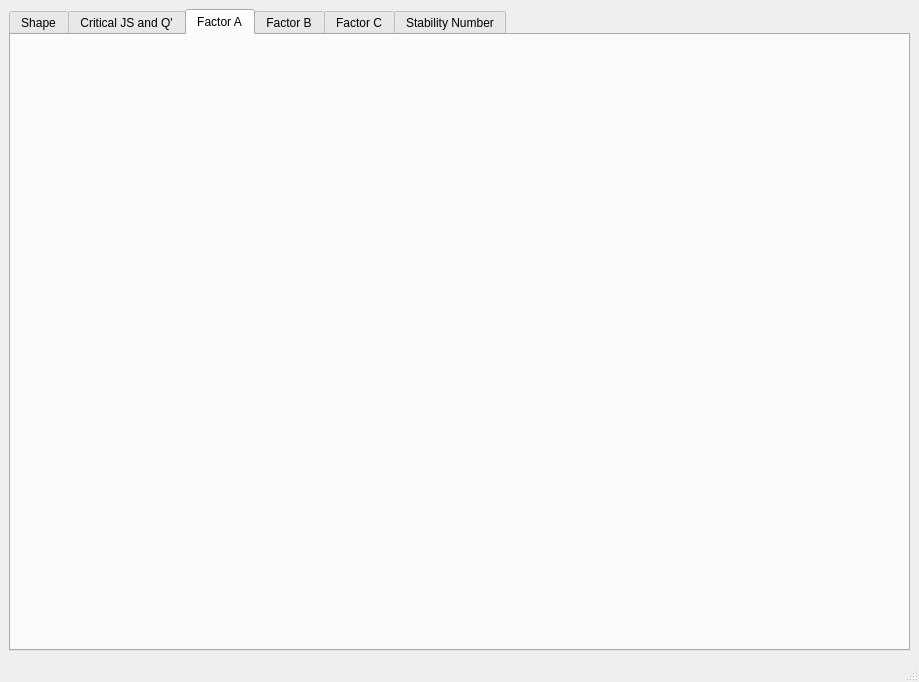
<?xml version="1.0" encoding="UTF-8"?>
<ui version="4.0">
 <class>window</class>
 <widget class="QMainWindow" name="window">
  <property name="geometry">
   <rect>
    <x>0</x>
    <y>0</y>
    <width>919</width>
    <height>682</height>
   </rect>
  </property>
  <property name="windowTitle">
   <string>MainWindow</string>
  </property>
  <widget class="QWidget" name="centralwidget">
   <layout class="QVBoxLayout" name="verticalLayout_3">
    <item>
     <layout class="QVBoxLayout" name="verticalLayout">
      <item>
       <widget class="QTabWidget" name="tabWidget">
        <property name="toolTip">
         <string>&lt;html&gt;&lt;head/&gt;&lt;body&gt;&lt;p&gt;&lt;br/&gt;&lt;/p&gt;&lt;/body&gt;&lt;/html&gt;</string>
        </property>
        <property name="currentIndex">
         <number>2</number>
        </property>
        <widget class="QWidget" name="Shape">
         <attribute name="title">
          <string>Shape</string>
         </attribute>
         <widget class="QWidget" name="layoutWidget">
          <property name="geometry">
           <rect>
            <x>10</x>
            <y>11</y>
            <width>149</width>
            <height>341</height>
           </rect>
          </property>
          <layout class="QHBoxLayout" name="horizontalLayout">
           <item>
            <layout class="QVBoxLayout" name="verticalLayout_2">
             <item>
              <widget class="QLabel" name="label">
               <property name="text">
                <string>Top</string>
               </property>
              </widget>
             </item>
             <item>
              <widget class="QLineEdit" name="t1"/>
             </item>
             <item>
              <widget class="QLineEdit" name="t2"/>
             </item>
             <item>
              <widget class="QLineEdit" name="t3"/>
             </item>
             <item>
              <widget class="QLineEdit" name="t4"/>
             </item>
             <item>
              <widget class="QLabel" name="label_2">
               <property name="text">
                <string>Bottom</string>
               </property>
              </widget>
             </item>
             <item>
              <widget class="QLineEdit" name="b1"/>
             </item>
             <item>
              <widget class="QLineEdit" name="b2"/>
             </item>
             <item>
              <widget class="QLineEdit" name="b3"/>
             </item>
             <item>
              <widget class="QLineEdit" name="b4"/>
             </item>
             <item>
              <widget class="QPushButton" name="submit">
               <property name="text">
                <string>Submit</string>
               </property>
              </widget>
             </item>
            </layout>
           </item>
           <item>
            <widget class="QWidget" name="widget" native="true"/>
           </item>
          </layout>
         </widget>
        </widget>
        <widget class="QWidget" name="criticalJS">
         <attribute name="title">
          <string>Critical JS and Q'</string>
         </attribute>
         <widget class="QGroupBox" name="groupBox_3">
          <property name="geometry">
           <rect>
            <x>10</x>
            <y>10</y>
            <width>531</width>
            <height>251</height>
           </rect>
          </property>
          <property name="title">
           <string>Q' Rating</string>
          </property>
          <widget class="QGroupBox" name="groupBox">
           <property name="geometry">
            <rect>
             <x>20</x>
             <y>30</y>
             <width>201</width>
             <height>221</height>
            </rect>
           </property>
           <property name="title">
            <string>Rock Face Q'</string>
           </property>
           <widget class="QWidget" name="formLayoutWidget">
            <property name="geometry">
             <rect>
              <x>10</x>
              <y>20</y>
              <width>121</width>
              <height>167</height>
             </rect>
            </property>
            <layout class="QFormLayout" name="formLayout">
             <item row="0" column="0">
              <widget class="QLabel" name="label_3">
               <property name="text">
                <string>Back =</string>
               </property>
              </widget>
             </item>
             <item row="0" column="1">
              <widget class="QLineEdit" name="lineEdit"/>
             </item>
             <item row="1" column="0">
              <widget class="QLabel" name="label_4">
               <property name="text">
                <string>S wall =</string>
               </property>
              </widget>
             </item>
             <item row="1" column="1">
              <widget class="QLineEdit" name="lineEdit_2"/>
             </item>
             <item row="2" column="1">
              <widget class="QLineEdit" name="lineEdit_3"/>
             </item>
             <item row="3" column="1">
              <widget class="QLineEdit" name="lineEdit_4"/>
             </item>
             <item row="2" column="0">
              <widget class="QLabel" name="label_5">
               <property name="text">
                <string>E wall =</string>
               </property>
              </widget>
             </item>
             <item row="3" column="0">
              <widget class="QLabel" name="label_6">
               <property name="text">
                <string>N wall =</string>
               </property>
              </widget>
             </item>
             <item row="4" column="1">
              <widget class="QLineEdit" name="lineEdit_5"/>
             </item>
             <item row="4" column="0">
              <widget class="QLabel" name="label_7">
               <property name="text">
                <string>N wall =</string>
               </property>
              </widget>
             </item>
            </layout>
           </widget>
          </widget>
          <widget class="QGroupBox" name="groupBox_2">
           <property name="geometry">
            <rect>
             <x>230</x>
             <y>10</y>
             <width>301</width>
             <height>241</height>
            </rect>
           </property>
           <property name="title">
            <string>Project Q' Range</string>
           </property>
           <widget class="QWidget" name="verticalLayoutWidget">
            <property name="geometry">
             <rect>
              <x>140</x>
              <y>140</y>
              <width>121</width>
              <height>95</height>
             </rect>
            </property>
            <layout class="QVBoxLayout" name="verticalLayout_4">
             <item>
              <widget class="QPushButton" name="pushButton_4">
               <property name="text">
                <string>Minimum</string>
               </property>
              </widget>
             </item>
             <item>
              <widget class="QPushButton" name="pushButton_3">
               <property name="text">
                <string>Most Likely</string>
               </property>
              </widget>
             </item>
             <item>
              <widget class="QPushButton" name="pushButton_2">
               <property name="text">
                <string>Maximum</string>
               </property>
              </widget>
             </item>
            </layout>
           </widget>
           <widget class="QWidget" name="horizontalLayoutWidget">
            <property name="geometry">
             <rect>
              <x>0</x>
              <y>30</y>
              <width>251</width>
              <height>101</height>
             </rect>
            </property>
            <layout class="QHBoxLayout" name="horizontalLayout_2">
             <item>
              <layout class="QFormLayout" name="formLayout_2">
               <property name="fieldGrowthPolicy">
                <enum>QFormLayout::AllNonFixedFieldsGrow</enum>
               </property>
               <item row="0" column="0">
                <widget class="QLabel" name="label_8">
                 <property name="text">
                  <string>Minimum:</string>
                 </property>
                </widget>
               </item>
               <item row="0" column="1">
                <widget class="QLineEdit" name="lineEdit_6"/>
               </item>
               <item row="1" column="0">
                <widget class="QLabel" name="label_9">
                 <property name="text">
                  <string>Most Likely:</string>
                 </property>
                </widget>
               </item>
               <item row="1" column="1">
                <widget class="QLineEdit" name="lineEdit_7"/>
               </item>
               <item row="2" column="0">
                <widget class="QLabel" name="label_10">
                 <property name="text">
                  <string>Maximum:</string>
                 </property>
                </widget>
               </item>
               <item row="2" column="1">
                <widget class="QLineEdit" name="lineEdit_8"/>
               </item>
              </layout>
             </item>
             <item>
              <widget class="QPushButton" name="pushButton">
               <property name="text">
                <string>Assist</string>
               </property>
              </widget>
             </item>
            </layout>
           </widget>
           <widget class="QLabel" name="label_11">
            <property name="geometry">
             <rect>
              <x>20</x>
              <y>150</y>
              <width>101</width>
              <height>21</height>
             </rect>
            </property>
            <property name="text">
             <string>Set as Default:</string>
            </property>
           </widget>
          </widget>
         </widget>
         <widget class="QGroupBox" name="groupBox_4">
          <property name="geometry">
           <rect>
            <x>10</x>
            <y>270</y>
            <width>531</width>
            <height>271</height>
           </rect>
          </property>
          <property name="title">
           <string>Critical Joint Set</string>
          </property>
          <widget class="QLineEdit" name="lineEdit_20">
           <property name="geometry">
            <rect>
             <x>250</x>
             <y>293</y>
             <width>63</width>
             <height>27</height>
            </rect>
           </property>
           <property name="text">
            <string/>
           </property>
          </widget>
          <widget class="QWidget" name="">
           <property name="geometry">
            <rect>
             <x>20</x>
             <y>40</y>
             <width>498</width>
             <height>217</height>
            </rect>
           </property>
           <layout class="QGridLayout" name="gridLayout">
            <item row="2" column="0">
             <widget class="QLabel" name="label_15">
              <property name="text">
               <string>S wall =</string>
              </property>
             </widget>
            </item>
            <item row="0" column="1">
             <widget class="QLabel" name="label_13">
              <property name="text">
               <string>Dip</string>
              </property>
             </widget>
            </item>
            <item row="3" column="1">
             <widget class="QLineEdit" name="lineEdit_15">
              <property name="text">
               <string/>
              </property>
             </widget>
            </item>
            <item row="1" column="0">
             <widget class="QLabel" name="label_12">
              <property name="text">
               <string>Back=</string>
              </property>
             </widget>
            </item>
            <item row="2" column="1">
             <widget class="QLineEdit" name="lineEdit_13">
              <property name="text">
               <string/>
              </property>
             </widget>
            </item>
            <item row="1" column="3">
             <widget class="QPushButton" name="pushButton_5">
              <property name="text">
               <string>Assist</string>
              </property>
             </widget>
            </item>
            <item row="5" column="3">
             <widget class="QPushButton" name="pushButton_9">
              <property name="text">
               <string>Assist</string>
              </property>
             </widget>
            </item>
            <item row="2" column="6">
             <widget class="QCheckBox" name="checkBox_10">
              <property name="text">
               <string/>
              </property>
             </widget>
            </item>
            <item row="1" column="1">
             <widget class="QLineEdit" name="lineEdit_9">
              <property name="text">
               <string/>
              </property>
             </widget>
            </item>
            <item row="2" column="3">
             <widget class="QPushButton" name="pushButton_6">
              <property name="text">
               <string>Assist</string>
              </property>
             </widget>
            </item>
            <item row="2" column="2">
             <widget class="QLineEdit" name="lineEdit_14">
              <property name="text">
               <string/>
              </property>
             </widget>
            </item>
            <item row="1" column="4">
             <widget class="QCheckBox" name="checkBox">
              <property name="text">
               <string/>
              </property>
             </widget>
            </item>
            <item row="4" column="0">
             <widget class="QLabel" name="label_21">
              <property name="text">
               <string>N wall =</string>
              </property>
             </widget>
            </item>
            <item row="1" column="2">
             <widget class="QLineEdit" name="lineEdit_10">
              <property name="text">
               <string/>
              </property>
             </widget>
            </item>
            <item row="1" column="6">
             <widget class="QCheckBox" name="checkBox_9">
              <property name="text">
               <string/>
              </property>
             </widget>
            </item>
            <item row="5" column="0">
             <widget class="QLabel" name="label_22">
              <property name="text">
               <string>W wall =</string>
              </property>
             </widget>
            </item>
            <item row="0" column="4">
             <widget class="QLabel" name="label_24">
              <property name="text">
               <string>Worst Case</string>
              </property>
             </widget>
            </item>
            <item row="3" column="0">
             <widget class="QLabel" name="label_20">
              <property name="text">
               <string>E wall</string>
              </property>
             </widget>
            </item>
            <item row="2" column="4">
             <widget class="QCheckBox" name="checkBox_2">
              <property name="text">
               <string/>
              </property>
             </widget>
            </item>
            <item row="4" column="3">
             <widget class="QPushButton" name="pushButton_8">
              <property name="text">
               <string>Assist</string>
              </property>
             </widget>
            </item>
            <item row="5" column="1">
             <widget class="QLineEdit" name="lineEdit_17">
              <property name="text">
               <string/>
              </property>
             </widget>
            </item>
            <item row="4" column="2">
             <widget class="QLineEdit" name="lineEdit_19">
              <property name="text">
               <string/>
              </property>
             </widget>
            </item>
            <item row="3" column="2">
             <widget class="QLineEdit" name="lineEdit_18">
              <property name="text">
               <string/>
              </property>
             </widget>
            </item>
            <item row="3" column="3">
             <widget class="QPushButton" name="pushButton_7">
              <property name="text">
               <string>Assist</string>
              </property>
             </widget>
            </item>
            <item row="0" column="2">
             <widget class="QLabel" name="label_14">
              <property name="text">
               <string>Direction</string>
              </property>
             </widget>
            </item>
            <item row="4" column="4">
             <widget class="QCheckBox" name="checkBox_6">
              <property name="text">
               <string/>
              </property>
             </widget>
            </item>
            <item row="5" column="2">
             <widget class="QLineEdit" name="lineEdit_22">
              <property name="text">
               <string/>
              </property>
             </widget>
            </item>
            <item row="4" column="1">
             <widget class="QLineEdit" name="lineEdit_16">
              <property name="text">
               <string/>
              </property>
             </widget>
            </item>
            <item row="5" column="4">
             <widget class="QCheckBox" name="checkBox_7">
              <property name="text">
               <string/>
              </property>
             </widget>
            </item>
            <item row="3" column="4">
             <widget class="QCheckBox" name="checkBox_5">
              <property name="text">
               <string/>
              </property>
             </widget>
            </item>
            <item row="3" column="6">
             <widget class="QCheckBox" name="checkBox_11">
              <property name="text">
               <string/>
              </property>
             </widget>
            </item>
            <item row="4" column="6">
             <widget class="QCheckBox" name="checkBox_12">
              <property name="text">
               <string/>
              </property>
             </widget>
            </item>
            <item row="5" column="6">
             <widget class="QCheckBox" name="checkBox_13">
              <property name="text">
               <string/>
              </property>
             </widget>
            </item>
            <item row="2" column="5">
             <spacer name="horizontalSpacer">
              <property name="orientation">
               <enum>Qt::Horizontal</enum>
              </property>
              <property name="sizeHint" stdset="0">
               <size>
                <width>40</width>
                <height>20</height>
               </size>
              </property>
             </spacer>
            </item>
            <item row="1" column="5">
             <widget class="QCheckBox" name="checkBox_8">
              <property name="text">
               <string/>
              </property>
             </widget>
            </item>
            <item row="0" column="6">
             <widget class="QLabel" name="label_43">
              <property name="text">
               <string>Examine Face</string>
              </property>
             </widget>
            </item>
           </layout>
          </widget>
         </widget>
         <widget class="QTextBrowser" name="textBrowser">
          <property name="geometry">
           <rect>
            <x>590</x>
            <y>390</y>
            <width>141</width>
            <height>61</height>
           </rect>
          </property>
          <property name="html">
           <string>&lt;!DOCTYPE HTML PUBLIC &quot;-//W3C//DTD HTML 4.0//EN&quot; &quot;http://www.w3.org/TR/REC-html40/strict.dtd&quot;&gt;
&lt;html&gt;&lt;head&gt;&lt;meta name=&quot;qrichtext&quot; content=&quot;1&quot; /&gt;&lt;style type=&quot;text/css&quot;&gt;
p, li { white-space: pre-wrap; }
&lt;/style&gt;&lt;/head&gt;&lt;body style=&quot; font-family:'Ubuntu'; font-size:11pt; font-weight:400; font-style:normal;&quot;&gt;
&lt;p style=&quot; margin-top:0px; margin-bottom:0px; margin-left:0px; margin-right:0px; -qt-block-indent:0; text-indent:0px;&quot;&gt;Select faces to be used for the stope analysis&lt;/p&gt;&lt;/body&gt;&lt;/html&gt;</string>
          </property>
         </widget>
        </widget>
        <widget class="QWidget" name="FactorA">
         <attribute name="title">
          <string>Factor A</string>
         </attribute>
        </widget>
        <widget class="QWidget" name="tab">
         <attribute name="title">
          <string>Factor B</string>
         </attribute>
         <widget class="QGroupBox" name="groupBox_9">
          <property name="geometry">
           <rect>
            <x>10</x>
            <y>10</y>
            <width>291</width>
            <height>251</height>
           </rect>
          </property>
          <property name="title">
           <string>Factor B</string>
          </property>
          <widget class="QWidget" name="gridLayoutWidget">
           <property name="geometry">
            <rect>
             <x>0</x>
             <y>30</y>
             <width>151</width>
             <height>161</height>
            </rect>
           </property>
           <layout class="QGridLayout" name="gridLayout_5">
            <item row="3" column="1">
             <widget class="QLineEdit" name="lineEdit_44"/>
            </item>
            <item row="0" column="0">
             <widget class="QLabel" name="label_44">
              <property name="text">
               <string>Back =</string>
              </property>
             </widget>
            </item>
            <item row="0" column="1">
             <widget class="QLineEdit" name="lineEdit_41"/>
            </item>
            <item row="2" column="0">
             <widget class="QLabel" name="label_46">
              <property name="text">
               <string>E wall =</string>
              </property>
             </widget>
            </item>
            <item row="2" column="1">
             <widget class="QLineEdit" name="lineEdit_43"/>
            </item>
            <item row="1" column="0">
             <widget class="QLabel" name="label_45">
              <property name="text">
               <string>S wall =</string>
              </property>
             </widget>
            </item>
            <item row="1" column="1">
             <widget class="QLineEdit" name="lineEdit_42"/>
            </item>
            <item row="3" column="0">
             <widget class="QLabel" name="label_47">
              <property name="text">
               <string>N wall=</string>
              </property>
             </widget>
            </item>
            <item row="4" column="0">
             <widget class="QLabel" name="label_48">
              <property name="text">
               <string>W wall =</string>
              </property>
             </widget>
            </item>
            <item row="4" column="1">
             <widget class="QLineEdit" name="lineEdit_45"/>
            </item>
           </layout>
          </widget>
         </widget>
        </widget>
        <widget class="QWidget" name="FactorC">
         <attribute name="title">
          <string>Factor C</string>
         </attribute>
         <widget class="QGroupBox" name="groupBox_10">
          <property name="geometry">
           <rect>
            <x>40</x>
            <y>220</y>
            <width>571</width>
            <height>251</height>
           </rect>
          </property>
          <property name="title">
           <string>Factor C</string>
          </property>
          <widget class="QWidget" name="gridLayoutWidget_2">
           <property name="geometry">
            <rect>
             <x>0</x>
             <y>30</y>
             <width>554</width>
             <height>184</height>
            </rect>
           </property>
           <layout class="QGridLayout" name="gridLayout_6">
            <item row="3" column="0">
             <widget class="QLabel" name="label_51">
              <property name="text">
               <string>S wall =</string>
              </property>
             </widget>
            </item>
            <item row="1" column="1">
             <widget class="QLabel" name="label_49">
              <property name="text">
               <string>Sliding</string>
              </property>
             </widget>
            </item>
            <item row="4" column="1">
             <widget class="QLineEdit" name="lineEdit_48"/>
            </item>
            <item row="4" column="0">
             <widget class="QLabel" name="label_50">
              <property name="text">
               <string>E wall =</string>
              </property>
             </widget>
            </item>
            <item row="5" column="0">
             <widget class="QLabel" name="label_52">
              <property name="text">
               <string>N wall=</string>
              </property>
             </widget>
            </item>
            <item row="6" column="4">
             <widget class="QLineEdit" name="lineEdit_55"/>
            </item>
            <item row="5" column="4">
             <widget class="QLineEdit" name="lineEdit_54"/>
            </item>
            <item row="2" column="4">
             <widget class="QLineEdit" name="lineEdit_51"/>
            </item>
            <item row="6" column="0">
             <widget class="QLabel" name="label_53">
              <property name="text">
               <string>W wall =</string>
              </property>
             </widget>
            </item>
            <item row="6" column="1">
             <widget class="QLineEdit" name="lineEdit_50"/>
            </item>
            <item row="3" column="1">
             <widget class="QLineEdit" name="lineEdit_49"/>
            </item>
            <item row="2" column="1">
             <widget class="QLineEdit" name="lineEdit_47"/>
            </item>
            <item row="5" column="1">
             <widget class="QLineEdit" name="lineEdit_46"/>
            </item>
            <item row="2" column="0">
             <widget class="QLabel" name="label_54">
              <property name="text">
               <string>Back =</string>
              </property>
             </widget>
            </item>
            <item row="3" column="4">
             <widget class="QLineEdit" name="lineEdit_52"/>
            </item>
            <item row="1" column="3">
             <widget class="QLabel" name="label_56">
              <property name="text">
               <string>Select Failure Mode</string>
              </property>
             </widget>
            </item>
            <item row="1" column="2">
             <widget class="QLabel" name="label_55">
              <property name="text">
               <string>Select Failure Mode</string>
              </property>
             </widget>
            </item>
            <item row="1" column="4">
             <widget class="QLabel" name="label_57">
              <property name="text">
               <string>Fall Slabbing</string>
              </property>
             </widget>
            </item>
            <item row="4" column="4">
             <widget class="QLineEdit" name="lineEdit_53"/>
            </item>
            <item row="2" column="5">
             <widget class="QLineEdit" name="lineEdit_56"/>
            </item>
            <item row="2" column="2">
             <widget class="QRadioButton" name="radioButton">
              <property name="text">
               <string/>
              </property>
             </widget>
            </item>
            <item row="3" column="2">
             <widget class="QRadioButton" name="radioButton_2">
              <property name="text">
               <string/>
              </property>
             </widget>
            </item>
            <item row="4" column="2">
             <widget class="QRadioButton" name="radioButton_4">
              <property name="text">
               <string/>
              </property>
             </widget>
            </item>
            <item row="5" column="2">
             <widget class="QRadioButton" name="radioButton_3">
              <property name="text">
               <string/>
              </property>
             </widget>
            </item>
            <item row="6" column="2">
             <widget class="QRadioButton" name="radioButton_5">
              <property name="text">
               <string/>
              </property>
             </widget>
            </item>
            <item row="6" column="3">
             <widget class="QRadioButton" name="radioButton_6">
              <property name="text">
               <string/>
              </property>
             </widget>
            </item>
            <item row="5" column="3">
             <widget class="QRadioButton" name="radioButton_7">
              <property name="text">
               <string/>
              </property>
             </widget>
            </item>
            <item row="4" column="3">
             <widget class="QRadioButton" name="radioButton_8">
              <property name="text">
               <string/>
              </property>
             </widget>
            </item>
            <item row="3" column="3">
             <widget class="QRadioButton" name="radioButton_9">
              <property name="text">
               <string/>
              </property>
             </widget>
            </item>
            <item row="2" column="3">
             <widget class="QRadioButton" name="radioButton_10">
              <property name="text">
               <string/>
              </property>
             </widget>
            </item>
           </layout>
          </widget>
         </widget>
        </widget>
        <widget class="QWidget" name="StabilityNumber">
         <attribute name="title">
          <string>Stability Number</string>
         </attribute>
         <widget class="QGroupBox" name="groupBox_11">
          <property name="geometry">
           <rect>
            <x>10</x>
            <y>20</y>
            <width>261</width>
            <height>391</height>
           </rect>
          </property>
          <property name="title">
           <string>Stability Number</string>
          </property>
          <widget class="QWidget" name="gridLayoutWidget_4">
           <property name="geometry">
            <rect>
             <x>10</x>
             <y>30</y>
             <width>196</width>
             <height>246</height>
            </rect>
           </property>
           <layout class="QGridLayout" name="gridLayout_8">
            <item row="4" column="1">
             <widget class="QLineEdit" name="lineEdit_57"/>
            </item>
            <item row="5" column="0">
             <widget class="QLabel" name="label_62">
              <property name="text">
               <string>W wall =</string>
              </property>
             </widget>
            </item>
            <item row="1" column="0">
             <widget class="QLabel" name="label_58">
              <property name="text">
               <string>Back =</string>
              </property>
             </widget>
            </item>
            <item row="4" column="0">
             <widget class="QLabel" name="label_61">
              <property name="text">
               <string>N wall=</string>
              </property>
             </widget>
            </item>
            <item row="5" column="1">
             <widget class="QLineEdit" name="lineEdit_61"/>
            </item>
            <item row="2" column="0">
             <widget class="QLabel" name="label_60">
              <property name="text">
               <string>S wall =</string>
              </property>
             </widget>
            </item>
            <item row="2" column="1">
             <widget class="QLineEdit" name="lineEdit_60"/>
            </item>
            <item row="3" column="1">
             <widget class="QLineEdit" name="lineEdit_59"/>
            </item>
            <item row="3" column="0">
             <widget class="QLabel" name="label_59">
              <property name="text">
               <string>E wall =</string>
              </property>
             </widget>
            </item>
            <item row="1" column="1">
             <widget class="QLineEdit" name="lineEdit_58"/>
            </item>
            <item row="0" column="1">
             <widget class="QLabel" name="label_63">
              <property name="text">
               <string>N'</string>
              </property>
             </widget>
            </item>
           </layout>
          </widget>
          <widget class="QWidget" name="verticalLayoutWidget_3">
           <property name="geometry">
            <rect>
             <x>10</x>
             <y>280</y>
             <width>160</width>
             <height>80</height>
            </rect>
           </property>
           <layout class="QVBoxLayout" name="verticalLayout_7">
            <item>
             <widget class="QRadioButton" name="radioButton_11">
              <property name="text">
               <string>Stability Graph</string>
              </property>
             </widget>
            </item>
            <item>
             <widget class="QRadioButton" name="radioButton_12">
              <property name="text">
               <string>Dilution Plot</string>
              </property>
             </widget>
            </item>
           </layout>
          </widget>
         </widget>
         <zorder>groupBox_11</zorder>
         <zorder>label_63</zorder>
        </widget>
       </widget>
      </item>
     </layout>
    </item>
   </layout>
  </widget>
  <widget class="QMenuBar" name="menubar">
   <property name="geometry">
    <rect>
     <x>0</x>
     <y>0</y>
     <width>919</width>
     <height>25</height>
    </rect>
   </property>
  </widget>
  <widget class="QStatusBar" name="statusbar"/>
 </widget>
 <resources/>
 <connections/>
</ui>
